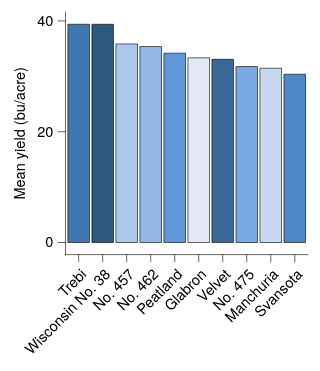

The specification (Vega-Lite) saved for this image:
### Vega-Lite specification from a JSON file in a GitHub repository (floating-point values rounded to 4 significant figures)
{"background": null, "config": {"arc": {"fill": "#DBDBDB", "fillOpacity": 1.0, "innerRadius": 25.0, "padAngle": 0.03, "stroke": "black", "strokeOpacity": 1, "strokeWidth": 0.25}, "area": {"fill": "#DBDBDB", "fillOpacity": 1.0, "stroke": "black", "strokeOpacity": 1, "strokeWidth": 0.25}, "axis": {"domain": true, "domainCap": "round", "domainColor": "black", "domainWidth": 0.25, "grid": false, "gridCap": "round", "gridColor": "#F1F1F1", "gridDash": [0, 0], "gridOpacity": 1.0, "gridWidth": 0.25, "labelColor": "black", "labelFont": "Helvetica Neue, HelveticaNeue, Helvetica, Arial, sans-serif", "labelFontSize": 6, "labelFontStyle": "normal", "labelFontWeight": 400, "offset": 0, "ticks": true, "tickCap": "round", "tickColor": "black", "tickRound": false, "tickSize": 3.0, "tickWidth": 0.25, "titleColor": "black", "titleFont": "Helvetica Neue, HelveticaNeue, Helvetica, Arial, sans-serif", "titleFontSize": 6, "titleFontStyle": "normal", "titleFontWeight": 400}, "axisX": {"domain": true, "labelAlign": "right", "labelAngle": 315, "labels": true, "ticks": true, "translate": 0}, "axisY": {"domain": true, "labelAlign": "right", "labelAngle": 0, "labels": true, "ticks": true, "translate": 0}, "axisRight": {"domain": true, "labelAlign": "left", "labelAngle": 0, "labels": true, "ticks": true, "translate": 0}, "axisTop": {"domain": true, "labelAlign": "left", "labelAngle": 45, "labels": true, "ticks": true, "translate": 0}, "axisBand": {"tickOffset": 0}, "bar": {"fill": "#DBDBDB", "fillOpacity": 1.0, "stroke": "black", "strokeOpacity": 1, "strokeWidth": 0.25}, "boxplot": {"size": 9.0, "ticks": {"cornerRadius": 0.25, "fill": "black", "opacity": 1, "size": 4.5, "thickness": 0.25}, "box": {"fillOpacity": 1.0, "stroke": "black", "strokeOpacity": 1, "strokeWidth": 0.25}, "median": {"cornerRadius": 0, "fill": "black", "fillOpacity": 1.0, "opacity": 1, "size": 9.0, "thickness": 0.25}, "rule": {"fill": "black", "fillOpacity": 1.0, "size": 10.0, "stroke": "black", "strokeDash": [0, 0], "strokeOpacity": 1, "strokeWidth": 0.25}, "outliers": {"color": "black", "fill": "black", "fillOpacity": 1.0, "size": 0, "stroke": "black", "strokeOpacity": 1, "strokeWidth": 0.25}}, "circle": {"fill": "black", "fillOpacity": 1.0, "size": 1.25, "stroke": null, "strokeOpacity": 1, "strokeWidth": 0.25}, "errorband": {"band": {"fillOpacity": 0.6, "stroke": null, "strokeWidth": 0.25, "strokeOpacity": 1}, "borders": {"opacity": 0, "strokeOpacity": 1, "strokeWidth": 0.25}}, "errorbar": {"opacity": 1, "rule": {"strokeDash": [0, 0], "strokeWidth": 0.25}, "ticks": {"color": "black", "cornerRadius": 0.125, "opacity": 1, "size": 6.0, "thickness": 0.25}, "thickness": 0.25}, "font": "Helvetica Neue, HelveticaNeue, Helvetica, Arial, sans-serif", "geoshape": {"fill": "#DBDBDB", "fillOpacity": 1.0, "stroke": "black", "strokeOpacity": 1, "strokeWidth": 0.25}, "header": {"labelColor": "black", "labelFont": "Helvetica Neue, HelveticaNeue, Helvetica, Arial, sans-serif", "labelFontSize": 6, "labelFontStyle": "normal", "labelFontWeight": 400, "titleColor": "black", "titleFont": "Helvetica Neue, HelveticaNeue, Helvetica, Arial, sans-serif", "titleFontSize": 6, "titleFontStyle": "normal", "titleFontWeight": 400, "titlePadding": 0}, "legend": {"disable": false, "offset": 4.5, "titlePadding": 4, "labelOffset": 2, "gradientLabelOffset": 2, "columnPadding": 4, "rowPadding": 2, "gradientThickness": 5, "gradientOpacity": 1.0, "gradientStrokeColor": "black", "gradientStrokeWidth": 0.25, "labelColor": "black", "labelFont": "Helvetica Neue, HelveticaNeue, Helvetica, Arial, sans-serif", "labelFontSize": 6, "labelFontStyle": "normal", "labelFontWeight": 400, "strokeColor": "black", "strokeWidth": 0, "symbolSize": 36, "symbolStrokeColor": "black", "symbolStrokeWidth": 0.25, "titleColor": "black", "titleFont": "Helvetica Neue, HelveticaNeue, Helvetica, Arial, sans-serif", "titleFontSize": 6, "titleFontStyle": "normal", "titleFontWeight": 400}, "line": {"color": "black", "stroke": "black", "strokeCap": "butt", "strokeDash": [0, 0], "strokeOpacity": 1, "strokeWidth": 0.5}, "point": {"filled": true, "fill": "#DBDBDB", "fillOpacity": 1.0, "size": 5.0, "stroke": "black", "strokeOpacity": 1, "strokeWidth": 0.25}, "range": {"category": ["#DFE9F7", "#C6D9F1", "#ADC8EC", "#94B8E6", "#7AA8E0", "#6097DA", "#4D87CA", "#4177B1", "#386898", "#2F597F", "#264A69", "#1D3A58"], "diverging": {"scheme": ["#DFE9F7", "#C6D9F1", "#ADC8EC", "#94B8E6", "#7AA8E0", "#6097DA", "#4D87CA", "#4177B1", "#386898", "#2F597F", "#264A69", "#1D3A58"]}, "heatmap": {"scheme": ["#DFE9F7", "#C6D9F1", "#ADC8EC", "#94B8E6", "#7AA8E0", "#6097DA", "#4D87CA", "#4177B1", "#386898", "#2F597F", "#264A69", "#1D3A58"]}, "ordinal": {"scheme": ["#DFE9F7", "#C6D9F1", "#ADC8EC", "#94B8E6", "#7AA8E0", "#6097DA", "#4D87CA", "#4177B1", "#386898", "#2F597F", "#264A69", "#1D3A58"]}, "ramp": {"scheme": ["#DFE9F7", "#C6D9F1", "#ADC8EC", "#94B8E6", "#7AA8E0", "#6097DA", "#4D87CA", "#4177B1", "#386898", "#2F597F", "#264A69", "#1D3A58"]}}, "rule": {"color": "black", "stroke": "black", "strokeCap": "round", "strokeDash": [2, 2], "strokeOpacity": 1, "strokeWidth": 0.25}, "scale": {"barBandPaddingInner": 0.1, "rectBandPaddingInner": 0, "tickBandPaddingInner": 0.1, "bandPaddingOuter": 0.1, "bandWithNestedOffsetPaddingInner": 0.2, "bandWithNestedOffsetPaddingOuter": 0.2, "offsetBandPaddingInner": 0, "offsetBandPaddingOuter": 0, "continuousPadding": 5.0, "round": false}, "rect": {"fill": "#DBDBDB", "fillOpacity": 1.0, "stroke": "black", "strokeOpacity": 1, "strokeWidth": 0.25}, "square": {"fill": "#DBDBDB", "fillOpacity": 1.0, "size": 10.0, "stroke": "black", "strokeOpacity": 1, "strokeWidth": 0.25}, "text": {"color": "black", "font": "Helvetica Neue, HelveticaNeue, Helvetica, Arial, sans-serif", "fontSize": 6, "fontStyle": "normal", "fontWeight": 400}, "tick": {"color": "black", "cornerRadius": 0.125, "opacity": 1.0, "size": 9.0, "thickness": 0.25}, "title": {"anchor": "middle", "frame": "group", "color": "black", "font": "Helvetica Neue, HelveticaNeue, Helvetica, Arial, sans-serif", "fontSize": 6, "fontStyle": "normal", "fontWeight": 400, "subtitleColor": "black", "subtitleFont": "Helvetica Neue, HelveticaNeue, Helvetica, Arial, sans-serif", "subtitleFontSize": 6, "subtitleFontStyle": "normal", "subtitleFontWeight": 400}, "trail": {"color": "black", "opacity": 1, "size": 0.5}, "view": {"continuousWidth": 100, "continuousHeight": 100, "discreteWidth": 100, "discreteHeight": 100, "fill": null, "stroke": null, "strokeWidth": 0.25}}, "data": {"name": "data-9cc0564cb5591205eeeca8d2429dd11b"}, "mark": {"type": "bar"}, "encoding": {"color": {"field": "variety", "legend": null, "type": "nominal"}, "x": {"field": "variety", "sort": "-y", "title": null, "type": "nominal"}, "y": {"aggregate": "mean", "field": "yield", "title": "Mean yield (bu/acre)", "type": "quantitative", "scale": {"nice": false}}}, "$schema": "https://vega.github.io/schema/vega-lite/v6.4.1.json", "datasets": {"data-9cc0564cb5591205eeeca8d2429dd11b": [{"yield": 27.0, "variety": "Manchuria", "year": 1931, "site": "University Farm"}, {"yield": 48.87, "variety": "Manchuria", "year": 1931, "site": "Waseca"}, {"yield": 27.43, "variety": "Manchuria", "year": 1931, "site": "Morris"}, {"yield": 39.93, "variety": "Manchuria", "year": 1931, "site": "Crookston"}, {"yield": 32.97, "variety": "Manchuria", "year": 1931, "site": "Grand Rapids"}, {"yield": 28.97, "variety": "Manchuria", "year": 1931, "site": "Duluth"}, {"yield": 43.07, "variety": "Glabron", "year": 1931, "site": "University Farm"}, {"yield": 55.2, "variety": "Glabron", "year": 1931, "site": "Waseca"}, {"yield": 28.77, "variety": "Glabron", "year": 1931, "site": "Morris"}, {"yield": 38.13, "variety": "Glabron", "year": 1931, "site": "Crookston"}, {"yield": 29.13, "variety": "Glabron", "year": 1931, "site": "Grand Rapids"}, {"yield": 29.67, "variety": "Glabron", "year": 1931, "site": "Duluth"}, {"yield": 35.13, "variety": "Svansota", "year": 1931, "site": "University Farm"}, {"yield": 47.33, "variety": "Svansota", "year": 1931, "site": "Waseca"}, {"yield": 25.77, "variety": "Svansota", "year": 1931, "site": "Morris"}, {"yield": 40.47, "variety": "Svansota", "year": 1931, "site": "Crookston"}, {"yield": 29.67, "variety": "Svansota", "year": 1931, "site": "Grand Rapids"}, {"yield": 25.7, "variety": "Svansota", "year": 1931, "site": "Duluth"}, {"yield": 39.9, "variety": "Velvet", "year": 1931, "site": "University Farm"}, {"yield": 50.23, "variety": "Velvet", "year": 1931, "site": "Waseca"}, {"yield": 26.13, "variety": "Velvet", "year": 1931, "site": "Morris"}, {"yield": 41.33, "variety": "Velvet", "year": 1931, "site": "Crookston"}, {"yield": 23.03, "variety": "Velvet", "year": 1931, "site": "Grand Rapids"}, {"yield": 26.3, "variety": "Velvet", "year": 1931, "site": "Duluth"}, {"yield": 36.57, "variety": "Trebi", "year": 1931, "site": "University Farm"}, {"yield": 63.83, "variety": "Trebi", "year": 1931, "site": "Waseca"}, {"yield": 43.77, "variety": "Trebi", "year": 1931, "site": "Morris"}, {"yield": 46.93, "variety": "Trebi", "year": 1931, "site": "Crookston"}, {"yield": 29.77, "variety": "Trebi", "year": 1931, "site": "Grand Rapids"}, {"yield": 33.93, "variety": "Trebi", "year": 1931, "site": "Duluth"}, {"yield": 43.27, "variety": "No. 457", "year": 1931, "site": "University Farm"}, {"yield": 58.1, "variety": "No. 457", "year": 1931, "site": "Waseca"}, {"yield": 28.7, "variety": "No. 457", "year": 1931, "site": "Morris"}, {"yield": 45.67, "variety": "No. 457", "year": 1931, "site": "Crookston"}, {"yield": 32.17, "variety": "No. 457", "year": 1931, "site": "Grand Rapids"}, {"yield": 33.6, "variety": "No. 457", "year": 1931, "site": "Duluth"}, {"yield": 36.6, "variety": "No. 462", "year": 1931, "site": "University Farm"}, {"yield": 65.77, "variety": "No. 462", "year": 1931, "site": "Waseca"}, {"yield": 30.37, "variety": "No. 462", "year": 1931, "site": "Morris"}, {"yield": 48.57, "variety": "No. 462", "year": 1931, "site": "Crookston"}, {"yield": 24.93, "variety": "No. 462", "year": 1931, "site": "Grand Rapids"}, {"yield": 28.1, "variety": "No. 462", "year": 1931, "site": "Duluth"}, {"yield": 32.77, "variety": "Peatland", "year": 1931, "site": "University Farm"}, {"yield": 48.57, "variety": "Peatland", "year": 1931, "site": "Waseca"}, {"yield": 29.87, "variety": "Peatland", "year": 1931, "site": "Morris"}, {"yield": 41.6, "variety": "Peatland", "year": 1931, "site": "Crookston"}, {"yield": 34.7, "variety": "Peatland", "year": 1931, "site": "Grand Rapids"}, {"yield": 32.0, "variety": "Peatland", "year": 1931, "site": "Duluth"}, {"yield": 24.67, "variety": "No. 475", "year": 1931, "site": "University Farm"}, {"yield": 46.77, "variety": "No. 475", "year": 1931, "site": "Waseca"}, {"yield": 22.6, "variety": "No. 475", "year": 1931, "site": "Morris"}, {"yield": 44.1, "variety": "No. 475", "year": 1931, "site": "Crookston"}, {"yield": 19.7, "variety": "No. 475", "year": 1931, "site": "Grand Rapids"}, {"yield": 33.07, "variety": "No. 475", "year": 1931, "site": "Duluth"}, {"yield": 39.3, "variety": "Wisconsin No. 38", "year": 1931, "site": "University Farm"}, {"yield": 58.8, "variety": "Wisconsin No. 38", "year": 1931, "site": "Waseca"}, {"yield": 29.47, "variety": "Wisconsin No. 38", "year": 1931, "site": "Morris"}, {"yield": 49.87, "variety": "Wisconsin No. 38", "year": 1931, "site": "Crookston"}, {"yield": 34.47, "variety": "Wisconsin No. 38", "year": 1931, "site": "Grand Rapids"}, {"yield": 31.6, "variety": "Wisconsin No. 38", "year": 1931, "site": "Duluth"}, {"yield": 26.9, "variety": "Manchuria", "year": 1932, "site": "University Farm"}, {"yield": 33.47, "variety": "Manchuria", "year": 1932, "site": "Waseca"}, {"yield": 34.37, "variety": "Manchuria", "year": 1932, "site": "Morris"}, {"yield": 32.97, "variety": "Manchuria", "year": 1932, "site": "Crookston"}, {"yield": 22.13, "variety": "Manchuria", "year": 1932, "site": "Grand Rapids"}, {"yield": 22.57, "variety": "Manchuria", "year": 1932, "site": "Duluth"}, {"yield": 36.8, "variety": "Glabron", "year": 1932, "site": "University Farm"}, {"yield": 37.73, "variety": "Glabron", "year": 1932, "site": "Waseca"}, {"yield": 35.13, "variety": "Glabron", "year": 1932, "site": "Morris"}, {"yield": 26.17, "variety": "Glabron", "year": 1932, "site": "Crookston"}, {"yield": 14.43, "variety": "Glabron", "year": 1932, "site": "Grand Rapids"}, {"yield": 25.87, "variety": "Glabron", "year": 1932, "site": "Duluth"}, {"yield": 27.43, "variety": "Svansota", "year": 1932, "site": "University Farm"}, {"yield": 38.5, "variety": "Svansota", "year": 1932, "site": "Waseca"}, {"yield": 35.03, "variety": "Svansota", "year": 1932, "site": "Morris"}, {"yield": 20.63, "variety": "Svansota", "year": 1932, "site": "Crookston"}, {"yield": 16.63, "variety": "Svansota", "year": 1932, "site": "Grand Rapids"}, {"yield": 22.23, "variety": "Svansota", "year": 1932, "site": "Duluth"}, {"yield": 26.8, "variety": "Velvet", "year": 1932, "site": "University Farm"}, {"yield": 37.4, "variety": "Velvet", "year": 1932, "site": "Waseca"}, {"yield": 38.83, "variety": "Velvet", "year": 1932, "site": "Morris"}, {"yield": 32.07, "variety": "Velvet", "year": 1932, "site": "Crookston"}, {"yield": 32.23, "variety": "Velvet", "year": 1932, "site": "Grand Rapids"}, {"yield": 22.47, "variety": "Velvet", "year": 1932, "site": "Duluth"}, {"yield": 29.07, "variety": "Trebi", "year": 1932, "site": "University Farm"}, {"yield": 49.23, "variety": "Trebi", "year": 1932, "site": "Waseca"}, {"yield": 46.63, "variety": "Trebi", "year": 1932, "site": "Morris"}, {"yield": 41.83, "variety": "Trebi", "year": 1932, "site": "Crookston"}, {"yield": 20.63, "variety": "Trebi", "year": 1932, "site": "Grand Rapids"}, {"yield": 30.6, "variety": "Trebi", "year": 1932, "site": "Duluth"}, {"yield": 26.43, "variety": "No. 457", "year": 1932, "site": "University Farm"}, {"yield": 42.2, "variety": "No. 457", "year": 1932, "site": "Waseca"}, {"yield": 43.53, "variety": "No. 457", "year": 1932, "site": "Morris"}, {"yield": 34.33, "variety": "No. 457", "year": 1932, "site": "Crookston"}, {"yield": 19.47, "variety": "No. 457", "year": 1932, "site": "Grand Rapids"}, {"yield": 22.7, "variety": "No. 457", "year": 1932, "site": "Duluth"}, {"yield": 25.57, "variety": "No. 462", "year": 1932, "site": "University Farm"}, {"yield": 44.7, "variety": "No. 462", "year": 1932, "site": "Waseca"}, {"yield": 47.0, "variety": "No. 462", "year": 1932, "site": "Morris"}, {"yield": 30.53, "variety": "No. 462", "year": 1932, "site": "Crookston"}, {"yield": 19.9, "variety": "No. 462", "year": 1932, "site": "Grand Rapids"}, {"yield": 22.5, "variety": "No. 462", "year": 1932, "site": "Duluth"}, {"yield": 28.07, "variety": "Peatland", "year": 1932, "site": "University Farm"}, {"yield": 36.03, "variety": "Peatland", "year": 1932, "site": "Waseca"}, {"yield": 43.2, "variety": "Peatland", "year": 1932, "site": "Morris"}, {"yield": 25.23, "variety": "Peatland", "year": 1932, "site": "Crookston"}, {"yield": 26.77, "variety": "Peatland", "year": 1932, "site": "Grand Rapids"}, {"yield": 31.37, "variety": "Peatland", "year": 1932, "site": "Duluth"}, {"yield": 30.0, "variety": "No. 475", "year": 1932, "site": "University Farm"}, {"yield": 41.27, "variety": "No. 475", "year": 1932, "site": "Waseca"}, {"yield": 44.23, "variety": "No. 475", "year": 1932, "site": "Morris"}, {"yield": 32.13, "variety": "No. 475", "year": 1932, "site": "Crookston"}, {"yield": 15.23, "variety": "No. 475", "year": 1932, "site": "Grand Rapids"}, {"yield": 27.37, "variety": "No. 475", "year": 1932, "site": "Duluth"}, {"yield": 38.0, "variety": "Wisconsin No. 38", "year": 1932, "site": "University Farm"}, {"yield": 58.17, "variety": "Wisconsin No. 38", "year": 1932, "site": "Waseca"}, {"yield": 47.17, "variety": "Wisconsin No. 38", "year": 1932, "site": "Morris"}, {"yield": 35.9, "variety": "Wisconsin No. 38", "year": 1932, "site": "Crookston"}, {"yield": 20.67, "variety": "Wisconsin No. 38", "year": 1932, "site": "Grand Rapids"}, {"yield": 29.33, "variety": "Wisconsin No. 38", "year": 1932, "site": "Duluth"}]}}
